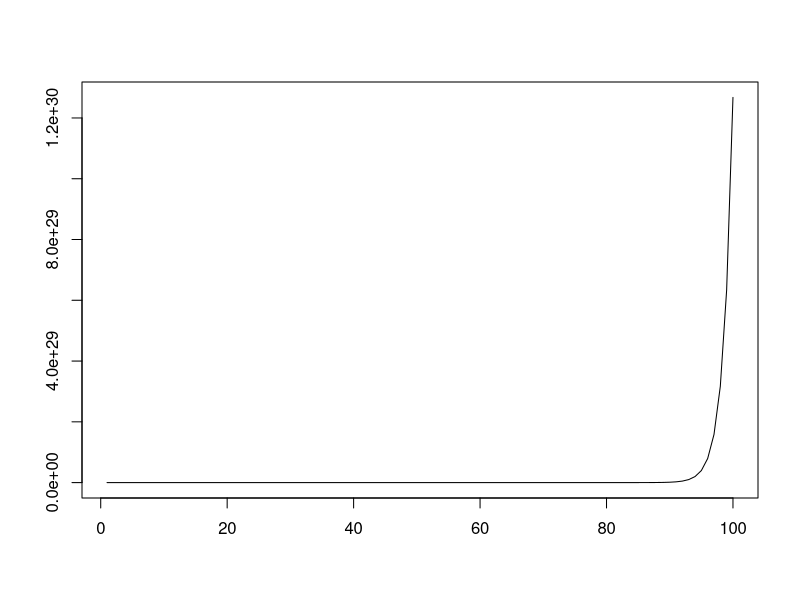
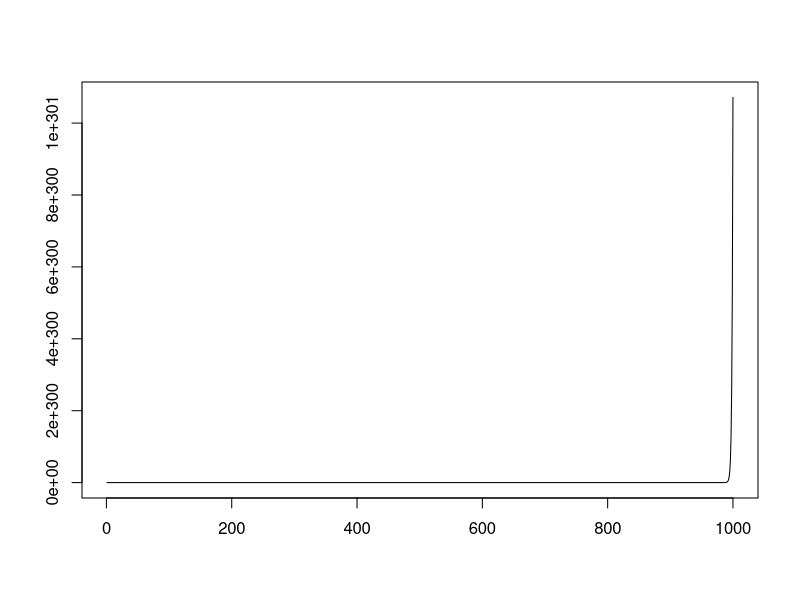
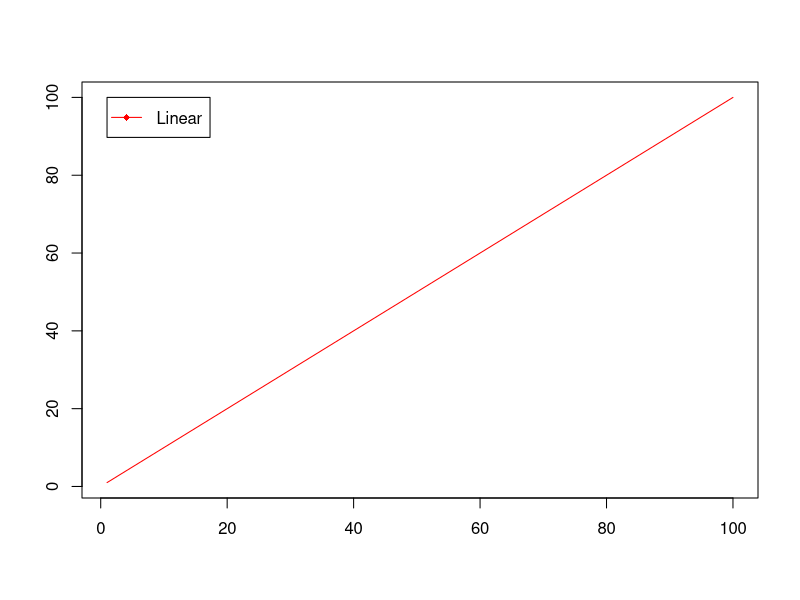
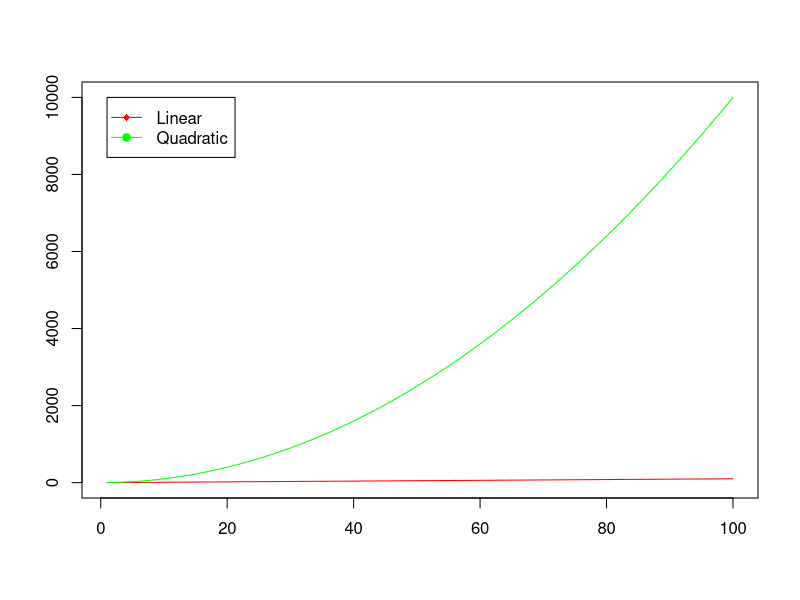
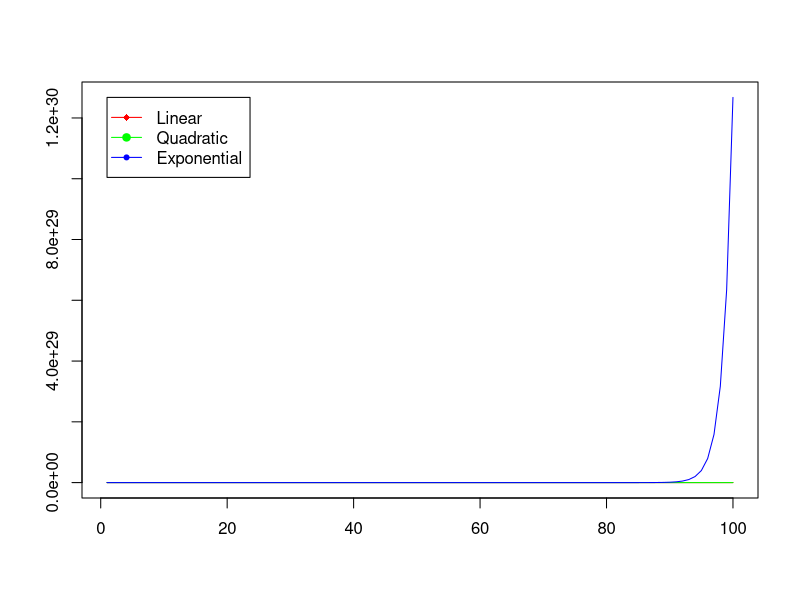
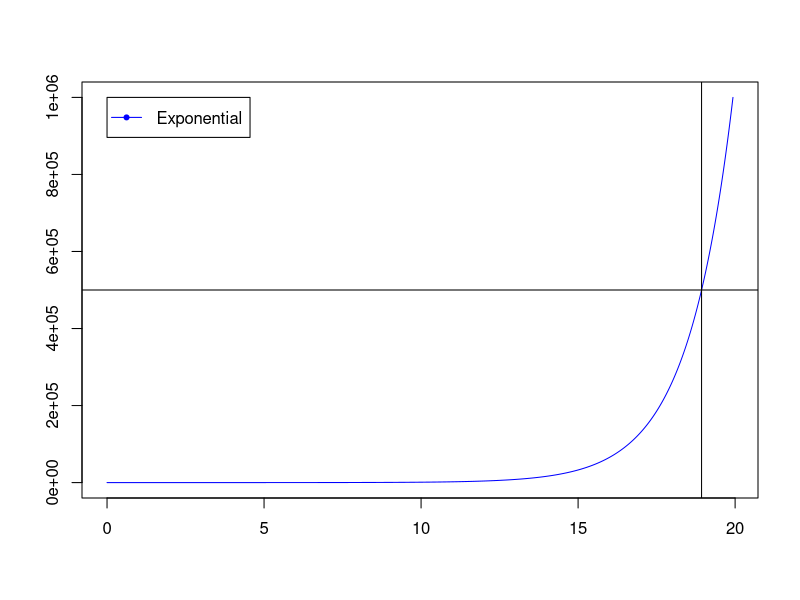
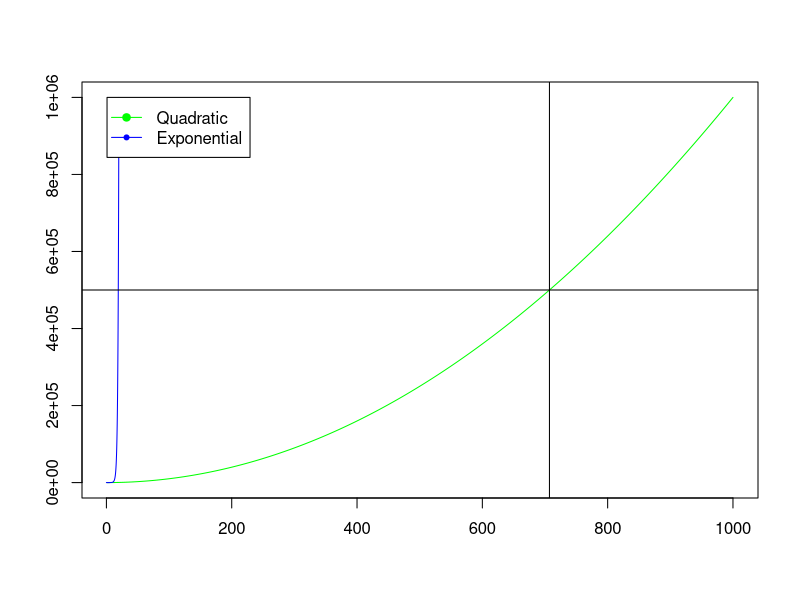
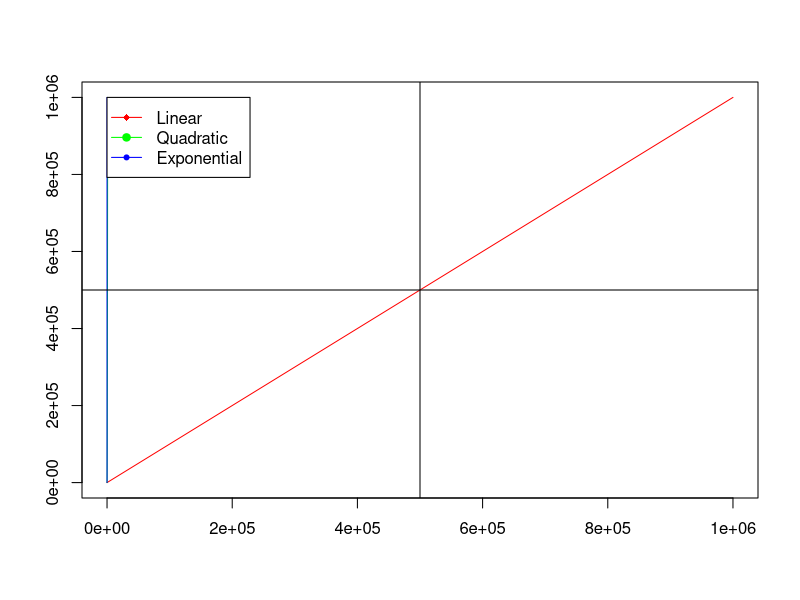

Generate these figures, in order, with R:
## ---- chunk 1
xs <- 1:100
ys <- 2^xs
plot(xs, ys, , type="n", , xlab="", ylab="")
lines(xs, ys)
## ---- chunk 2
xs <- 1:1000
ys <- 2^xs
plot(xs, ys, , type="n", , xlab="", ylab="")
lines(xs, ys)
## ---- chunk 3
xs <- 1:100
ys1 <- xs
colors <- rainbow(3)
plot(xs, ys1, , type="n", xlab="", ylab="")
lines(xs, ys1, col=colors[1], lty=1, pch=18)
legend(xs[1], ys1[length(ys1)], c("Linear"), lty=c(1), pch=c(18), col=colors)

## ---- chunk 4
xs <- 1:100
ys1 <- xs
ys2 <- xs^2
colors <- rainbow(3)
plot(xs, ys2, type="n", xlab="", ylab="")
lines(xs, ys1, col=colors[1], lty=1, pch=18)
lines(xs, ys2, col=colors[2], lty=1, pch=19)
legend(xs[1], ys2[length(ys2)], c("Linear", "Quadratic"), lty=c(1,1), pch=c(18, 19), col=colors)

## ---- chunk 5
xs <- 1:100
ys1 <- xs
ys2 <- xs^2
ys3 <- 2^xs
colors <- rainbow(3)
plot(xs, ys3, , type="n", xlab="", ylab="")
lines(xs, ys1, col=colors[1], lty=1, pch=18)
lines(xs, ys2, col=colors[2], lty=1, pch=19)
lines(xs, ys3, col=colors[3], lty=1, pch=20)
legend(xs[1], ys3[length(ys3)], c("Linear", "Quadratic", "Exponential"), lty=c(1,1,1), pch=c(18, 19, 20), col=colors)

## ---- chunk 6
M <- 1000000
ys <- 1:M
xs3 <- log2(ys)
colors <- rainbow(3)
plot(xs3, ys, , type="n", xlab="", ylab="")
lines(xs3, ys, col=colors[3], lty=1, pch=20)
abline(h=M/2)
abline(v=log2(M/2))
legend(xs3[1], M, c("Exponential"), lty=c(1), pch=c(20), col=colors[3])

## ---- chunk 7
M <- 1000000
ys <- 1:M
xs2 <- sqrt(ys)
xs3 <- log2(ys)
colors <- rainbow(3)
plot(xs2, ys, , type="n", xlab="", ylab="")
lines(xs2, ys, col=colors[2], lty=1, pch=19)
lines(xs3, ys, col=colors[3], lty=1, pch=20)
abline(h=M/2)
abline(v=sqrt(M/2))
legend(xs2[1], M, c("Quadratic", "Exponential"), lty=c(1, 1), pch=c(19, 20), col=colors[2:3])

## ---- chunk 8
M <- 1000000
ys <- 1:M
xs1 <- ys
xs2 <- sqrt(ys)
xs3 <- log2(ys)
colors <- rainbow(3)
plot(xs1, ys, , type="n", xlab="", ylab="")
lines(xs1, ys, col=colors[1], lty=1, pch=18)
lines(xs2, ys, col=colors[2], lty=1, pch=19)
lines(xs3, ys, col=colors[3], lty=1, pch=20)
abline(h=M/2)
abline(v=M/2)
legend(xs1[1], M, c("Linear", "Quadratic", "Exponential"), lty=c(1, 1, 1), pch=c(18, 19, 20), col=colors)

